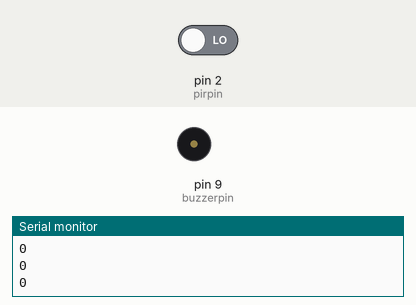
This sketch was run on a simulated Arduino Uno, built with avr-gcc and run on an emulated ATmega328P. On the bench: buzzer (waves = sounding, pin HIGH), the last lines printed to the serial monitor. The inputs (shaded band) are chosen by the test bench; at power-on: pin 2 (pirpin) LOW.

Above: at 1.2 s.
1.3 s: pin 2 (pirpin) driven HIGH
At 1.9 s:
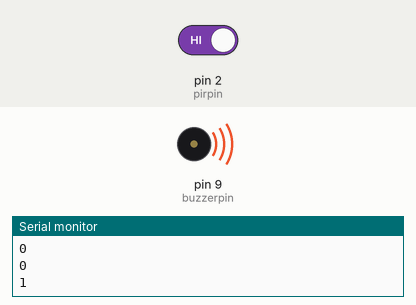
2.9 s: pin 2 (pirpin) driven LOW
At 5.0 s:
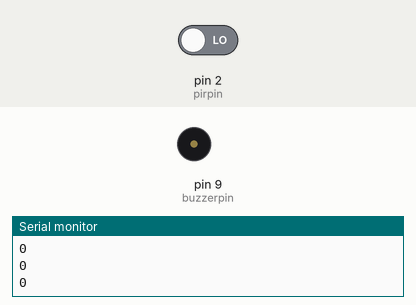
Timing chart, 0 to 6.5 s (numbered marks = the images above; inputs shaded):
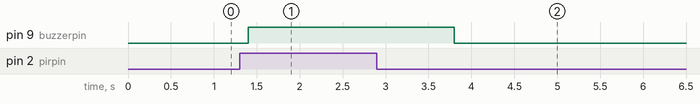

Measured:
- after the input at 1.3 s, pin 9 (buzzerpin): LOW → HIGH after 0.10 s
- after the input at 2.9 s, pin 9 (buzzerpin): HIGH → LOW after 0.90 s

The sketch:

security_system.ino
```cpp
#include <Arduino.h>
int pirpin =2; // PIR sensor input pin
int buzzerpin= 9;  // Buzzer output pin

void setup() {
pinMode(pirpin,INPUT);
pinMode(buzzerpin,OUTPUT);
Serial.begin(9600);
}

void loop() {
 int motion = digitalRead(pirpin);
 Serial.println(motion);

 if(motion == HIGH){
  digitalWrite(buzzerpin,HIGH); // Sound the alarm
  delay(1000);  // Delay to simulate alert duration
 }
 else{
  digitalWrite(buzzerpin,LOW);  // Silence the alarm
 }
 delay(200);
 }
  
```
